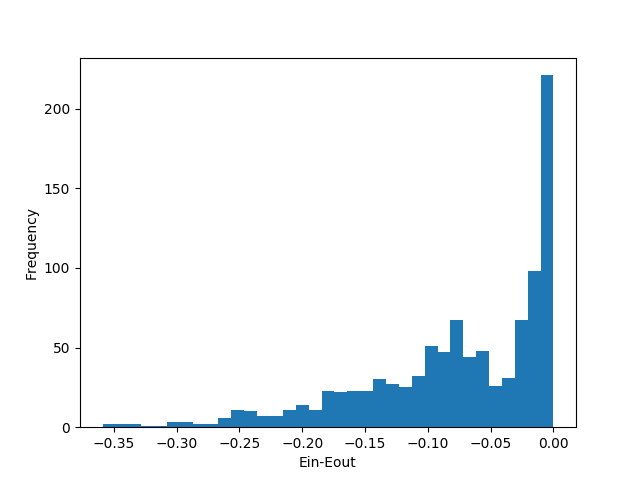

Write the Python code that produced this figure.
import numpy as np
import matplotlib.pyplot as plt
np.random.seed(1208)
def get_noise_index(size=20,ratio=0.2):
	noise_indx = np.arange(size)
	np.random.shuffle(noise_indx)
	noise_indx = noise_indx[:int(size*ratio)]
	return noise_indx
	
size = 20
avg_Ein = []
avg_Eout = []
for times in range(1000):
	data = np.random.uniform(-1,1,size)
	noise_indx = get_noise_index()
	label = np.sign(data)
	newlabel = label.copy()
	np.negative.at(newlabel, noise_indx) # flip noise data
	# sort data & label
	sorted_indx = data.argsort()
	newlabel = newlabel[sorted_indx]
	data = data[sorted_indx]
	# get the best H
	min_Ein, best_s, best_theta = 1, 1, 1
	for s in [1,-1]:
		for i in range(size+1):
			# the first and last interval
			if i == 0:
				theta = data[0] - 1
			elif i == size:
				theta = data[-1] + 1
			else:
				theta = (data[i] + data[i-1])/2
			err = 0
			for x,y in zip(data, newlabel):
				if s*np.sign(x-theta) != y:
					err += 1
			err /= size
			if err <= min_Ein:
				min_Ein = err
				best_s = s
				best_theta = theta
	print('Ein = {}, s = {}, theta = {}'.format(min_Ein, best_s, best_theta))
	Eout = 0.5 + 0.3*best_s*(np.absolute(best_theta)-1)
	avg_Ein.append(min_Ein)
	avg_Eout.append(Eout)
print('avg_Ein = {}'.format(np.average(avg_Ein)))
print('avg_Eout = {}'.format(np.average(avg_Eout)))
avg_Ein = np.array(avg_Ein)
avg_Eout = np.array(avg_Eout)
avg_diff = avg_Ein-avg_Eout
plt.hist(avg_diff,bins=int((max(avg_diff)-min(avg_diff))/0.01))#, bins=range(min(avg_diff), max(avg_diff),0.2))
plt.xlabel('Ein-Eout')
plt.ylabel('Frequency')
plt.savefig('hw2_7.png')

